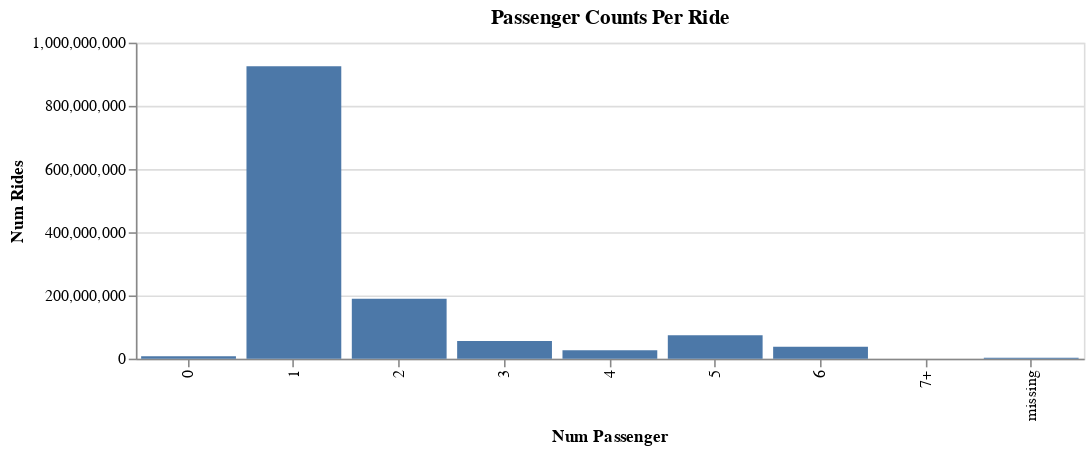

The notebook cell saved with this chart:
### Code cell
result.plot

### Figure 1 — Vega-Lite specification as saved in the notebook (floating-point values rounded to 4 significant figures)
{"data": {"values": [{"cnt": 7675293, "passengers": "0"}, {"cnt": 925150291, "passengers": "1"}, {"cnt": 189622952, "passengers": "2"}, {"cnt": 55890866, "passengers": "3"}, {"cnt": 26870691, "passengers": "4"}, {"cnt": 73828407, "passengers": "5"}, {"cnt": 37369170, "passengers": "6"}, {"cnt": 5620, "passengers": "7+"}, {"cnt": 2791489, "passengers": "missing"}]}, "encoding": {"x": {"field": "passengers", "title": "Num Passenger", "type": "nominal"}, "y": {"field": "cnt", "title": "Num Rides", "type": "quantitative"}}, "height": 200, "mark": {"tooltip": true, "type": "bar"}, "title": "Passenger Counts Per Ride", "width": 600}
